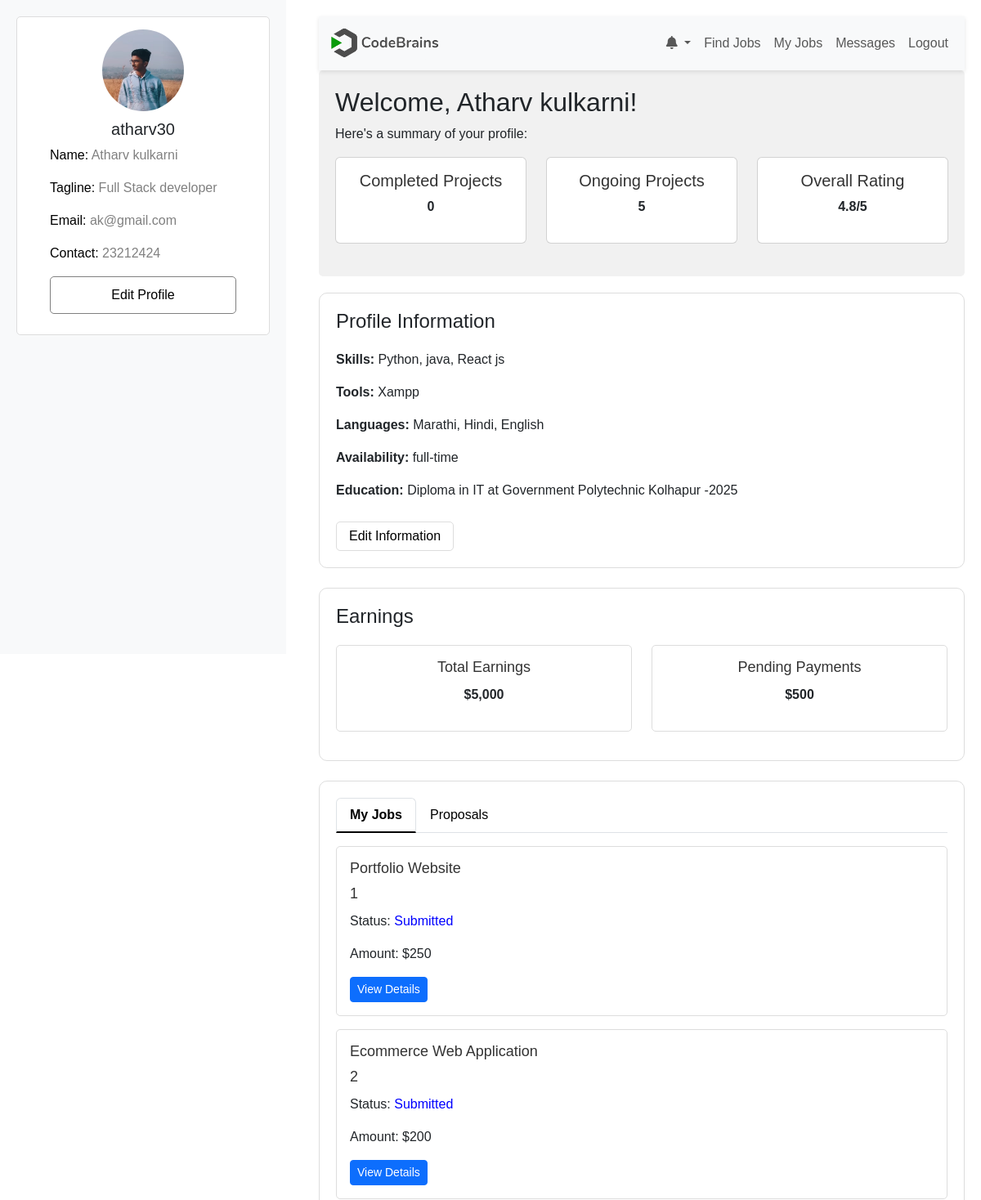
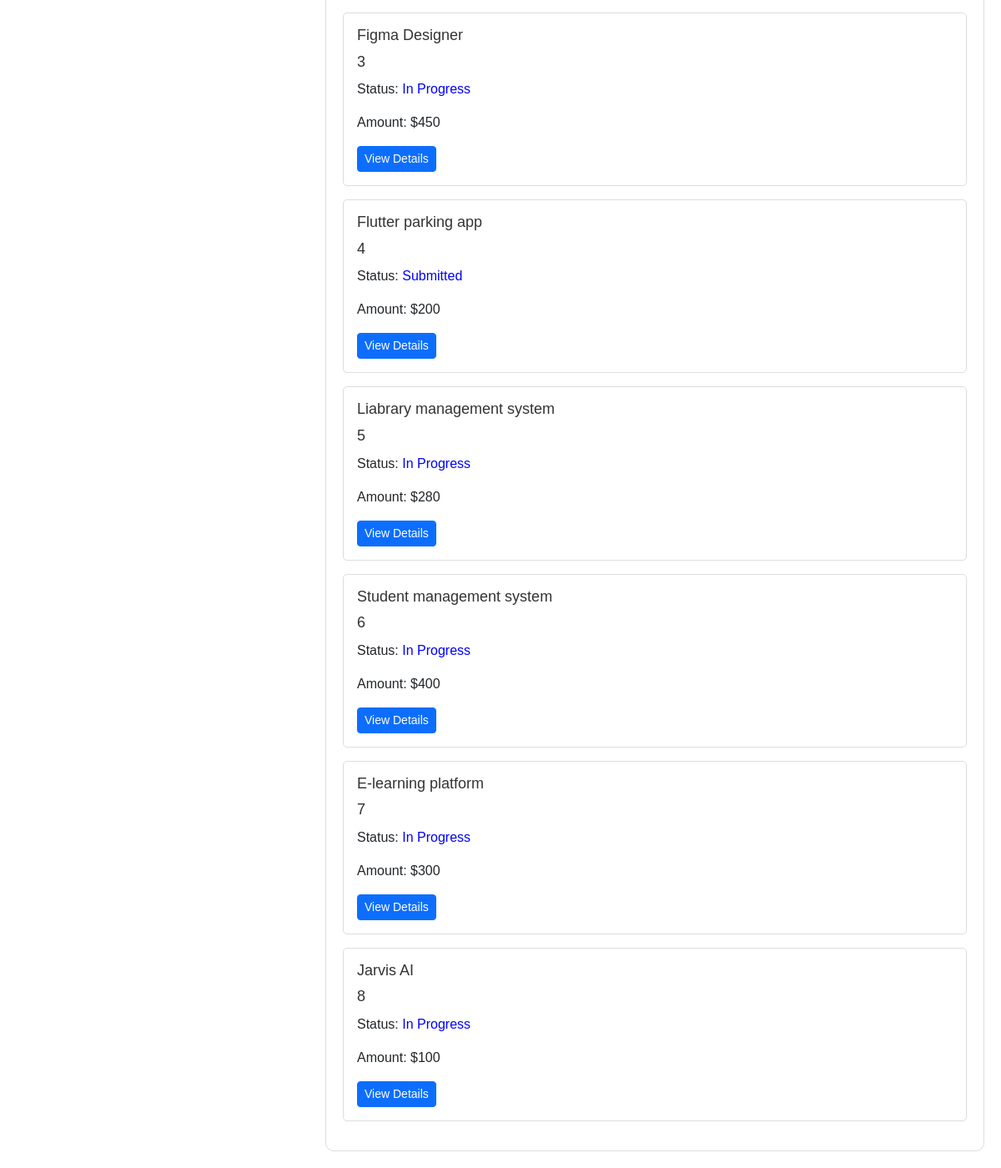
The page /PHPUIFiles/freelancer_dashboard.php (signed in) on the database as committed earlier (2 pictures, top to bottom).
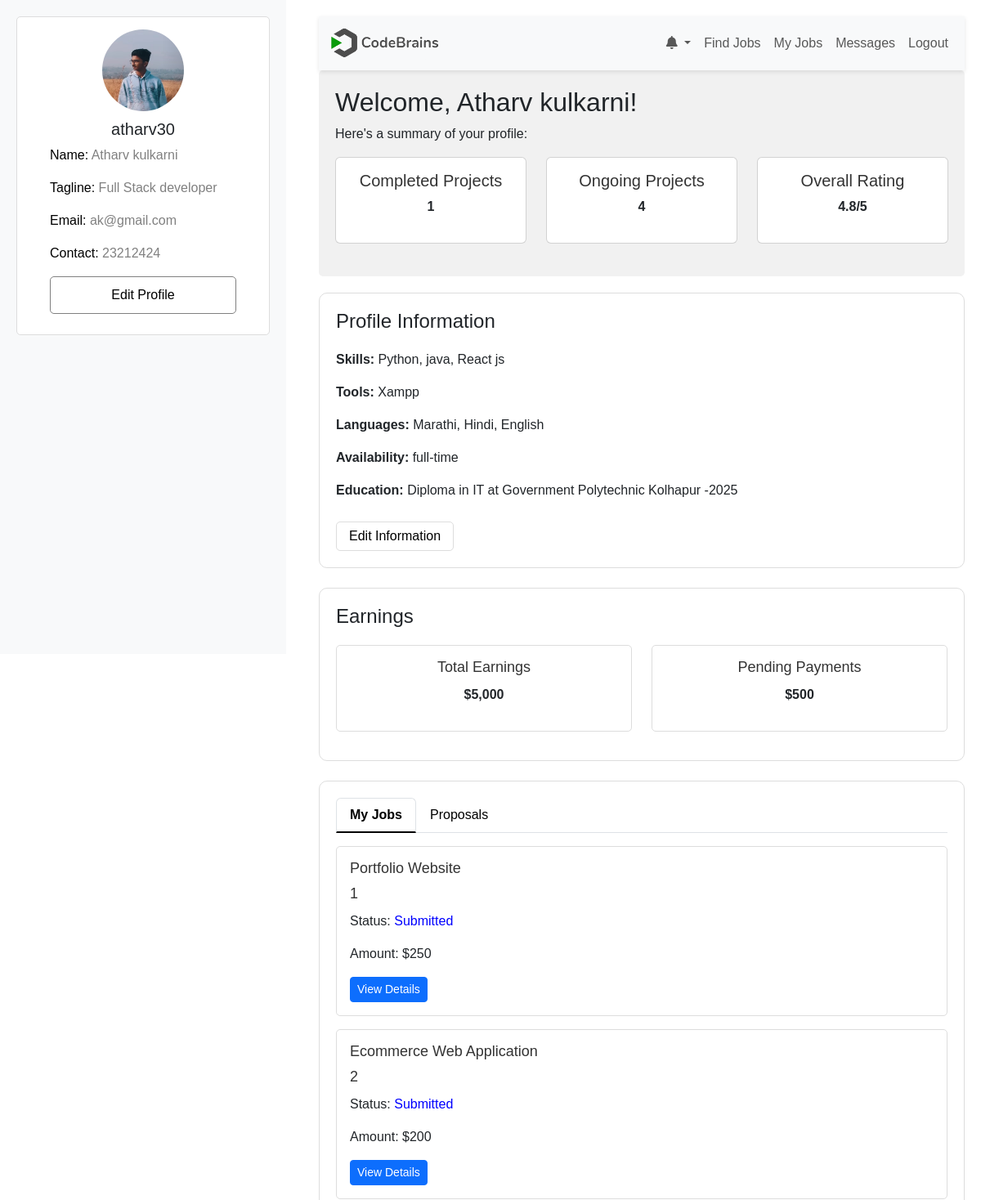
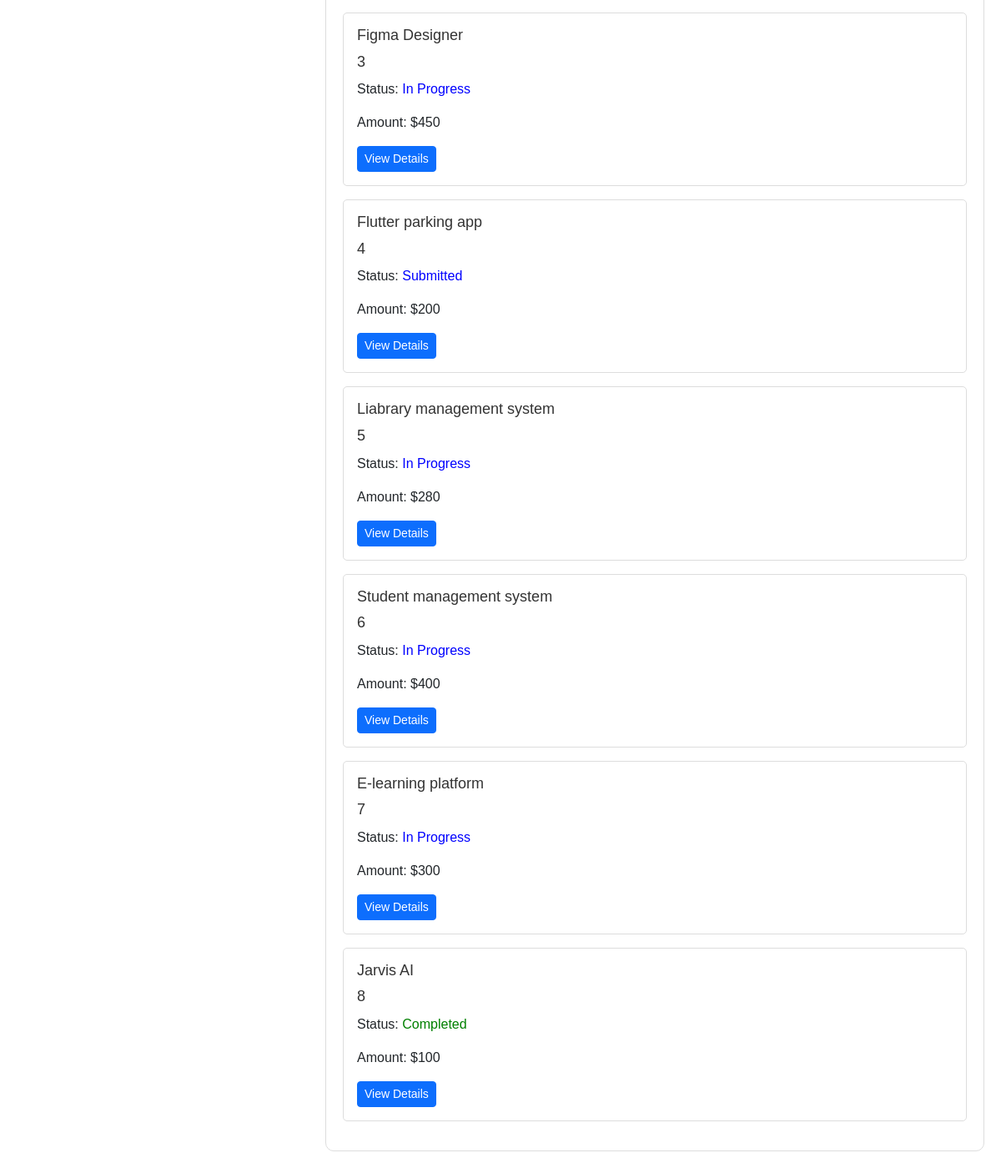
The same page on the database as committed later (2 pictures, top to bottom).
### tables this page shows
CREATE TABLE orders (
    id INTEGER PRIMARY KEY AUTOINCREMENT,
    job_id INTEGER NOT NULL,
    freelancer_id INTEGER NOT NULL,
    user_id INTEGER NOT NULL,
    proposal_id INTEGER NOT NULL,
    amount REAL NOT NULL,
    status TEXT DEFAULT 'In Progress',
    created_at DATETIME DEFAULT CURRENT_TIMESTAMP, submission_date TEXT, submission_notes TEXT, submission_status TEXT DEFAULT 'Not Submitted', platform_fee REAL, freelancer_amount REAL, completed_at DATETIME,
    FOREIGN KEY(job_id) REFERENCES jobs(id),
    FOREIGN KEY(freelancer_id) REFERENCES freelancers(id),
    FOREIGN KEY(user_id) REFERENCES users(id),
    FOREIGN KEY(proposal_id) REFERENCES proposals(id)
);

CREATE TABLE "jobs" (
	"id"	INTEGER,
	"username"	TEXT NOT NULL,
	"job_title"	TEXT NOT NULL,
	"job_category"	NUMERIC NOT NULL,
	"job_description"	NUMERIC NOT NULL,
	"primary_skill"	TEXT NOT NULL,
	"additional_skills"	NUMERIC,
	"experience_level"	TEXT NOT NULL,
	"budget"	REAL NOT NULL,
	"deadline"	DATE NOT NULL,
	"attachments"	TEXT,
	"additional_questions"	TEXT,
	"status"	TEXT DEFAULT 'Open',
	"NoOfbidsReceived"	INTEGER DEFAULT 0,
	"posted_date"	DATETIME DEFAULT CURRENT_TIMESTAMP, user_id INTEGER,
	PRIMARY KEY("id" AUTOINCREMENT)
);

### PHPUIFiles/freelancer_dashboard.php (the view, shortened to what the changed rows need)
<?php
$db = new SQLite3('C:\xampp\htdocs\FreelanceMarketplace\Connection\Freelance_db.db');
if (isset($_SESSION["username"])) {
    $username = $_SESSION["username"];
} else {
    echo "username not set";
}
$sql = "SELECT * FROM freelancers WHERE username='$username'";
$result = $db->query($sql);
if ($result) {
    while ($row = $result->fetchArray(SQLITE3_ASSOC)) {
        $name = $row['name'];
        $username = $row['username'];
    }
} else {
    echo "0 results";
}
$completedProjectsCount = 0;
$ongoingProjectsCount = 0;
$sql = "SELECT status, COUNT(*) as count FROM orders WHERE freelancer_id = (SELECT id FROM freelancers WHERE username = '$username') GROUP BY status";
$result = $db->query($sql);
if ($result) {
    while ($row = $result->fetchArray(SQLITE3_ASSOC)) {
        if ($row['status'] == 'Completed') {
            $completedProjectsCount = $row['count'];
        } elseif ($row['status'] == 'In Progress') {
            $ongoingProjectsCount = $row['count'];
        }
    }
}
$myJobs = [];
$sql = "SELECT orders.*, jobs.job_title as job_title
        FROM orders
        JOIN jobs ON orders.job_id = jobs.id
        WHERE orders.freelancer_id = (SELECT id FROM freelancers WHERE username = '$username')
        AND orders.status IN ('In Progress', 'Completed', 'Review','Submitted')";
$result = $db->query($sql);
if ($result) {
    while ($row = $result->fetchArray(SQLITE3_ASSOC)) {
        $myJobs[] = $row;
    }
}
?>
<!DOCTYPE html>
<html lang="en">
<head>
    <link rel="stylesheet" href="https://cdnjs.cloudflare.com/ajax/libs/font-awesome/6.0.0-beta3/css/all.min.css">
    <link rel="stylesheet" href="https://cdnjs.cloudflare.com/ajax/libs/bootstrap/5.3.0/css/bootstrap.min.css">
    <link rel="stylesheet" href="../CSS files/freelancer_dashboard.css">
</head>
<body>
<div class="main-content">
    <div class="overview-panel">
        <h2>Welcome, <?php echo $name ?>!</h2>
        <div class="row">
            <div class="col-md-4">
                <div class="card text-center">
                    <div class="card-body">
                        <p><strong><?php echo $completedProjectsCount; ?></strong></p>
                    </div>
                </div>
            </div>
            <div class="col-md-4">
                <div class="card text-center">
                    <div class="card-body">
                        <p><strong><?php echo $ongoingProjectsCount; ?></strong></p>
                    </div>
                </div>
            </div>
        </div>
    </div>
    <div class="profile-section mt-4">
        <div class="tab-content" id="myTabContent">
            <div class="tab-pane fade show active" id="my-jobs-content" role="tabpanel" aria-labelledby="my-jobs-tab">
                <?php if (!empty($myJobs)): ?>
                    <?php foreach ($myJobs as $job): ?>
                        <div class="card mt-3">
                            <div class="card-body">
                                <h5> <?php echo $job['job_title']; ?></h5>
                                <h5> <?php echo $job['id']; ?></h5>
                                <p>Status: <span style="color: <?php echo $job['status'] == 'Completed' ? 'green' : 'blue'; ?>;"><?php echo $job['status']; ?></span></p>
                                <p>Amount: $<?php echo $job['amount']; ?></p>
                                <a href="./job_details_freelancer.php?id=<?= $job['id'] ?>&status=<?= htmlspecialchars($job['status']) ?>" class="btn btn-primary btn-sm">View Details</a>
                            </div>
                        </div>
                    <?php endforeach; ?>
                <?php else: ?>
                    <p>No jobs found.</p>
                <?php endif; ?>
            </div>
        </div>
    </div>
</div>
</body>
</html>

Rows that differ between the two databases and show on the page:
changed orders "Jarvis AI": status "In Progress" → "Completed"
Other text that changed with them:
$completedProjectsCount: "0" → "1"
$ongoingProjectsCount: "5" → "4"
